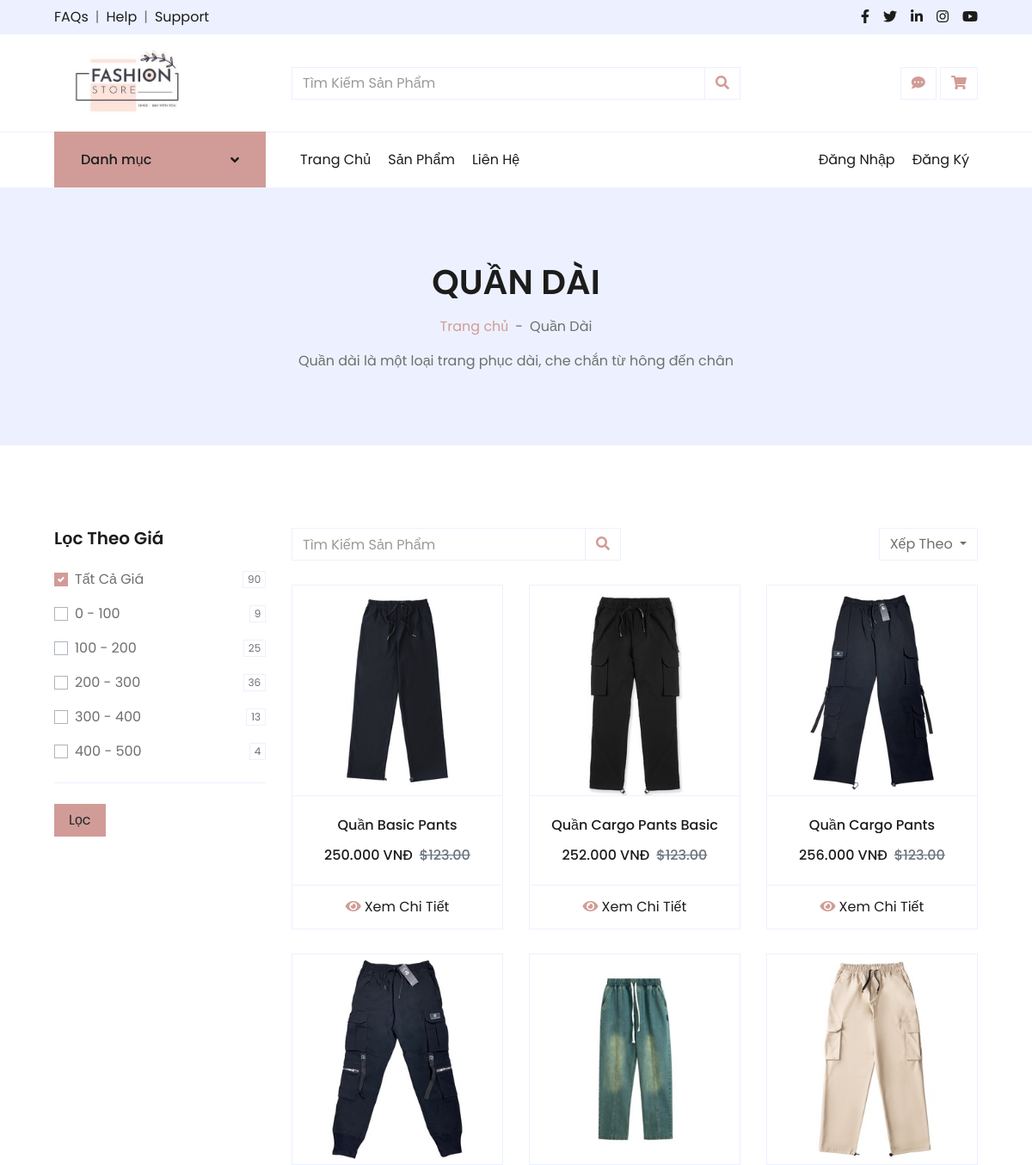
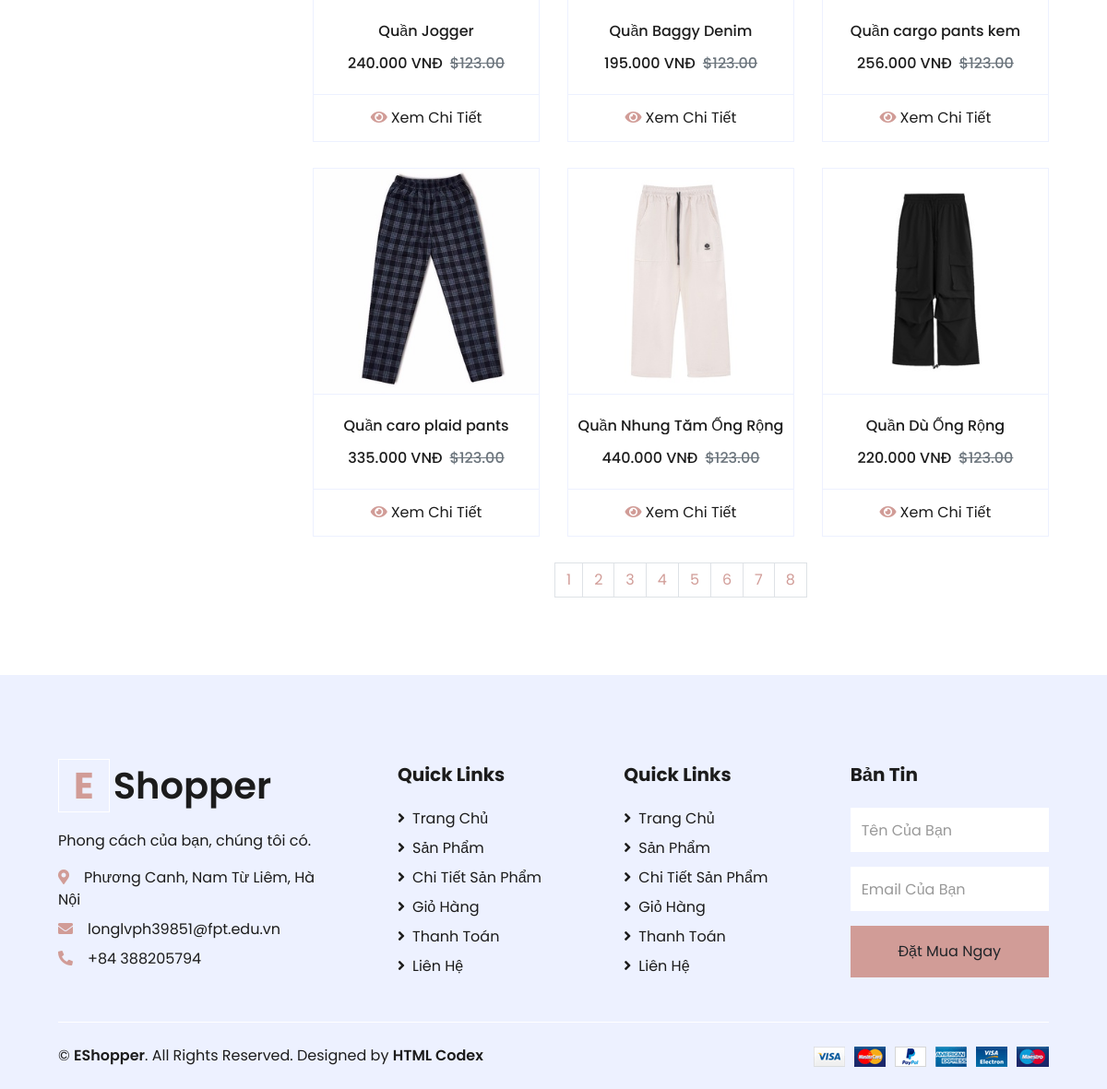
The page /index.php?act=sanpham&iddm=6 on the database its author committed (2 pictures, top to bottom).
### tables this page shows
CREATE TABLE `danhmuc` (
  `id` int(11) NOT NULL,
  `name` varchar(255) NOT NULL,
  `ngaytao` datetime NOT NULL,
  `motadanhmuc` text NOT NULL
);

CREATE TABLE `product` (
  `id` int(11) NOT NULL,
  `name` varchar(255) NOT NULL,
  `des` text DEFAULT NULL,
  `price` decimal(10,2) NOT NULL,
  `quantity` int(11) NOT NULL,
  `img` varchar(255) NOT NULL,
  `ngaytao` datetime NOT NULL,
  `ngaycapnhat` datetime DEFAULT NULL,
  `luotxem` int(11) DEFAULT 0,
  `id_dm` int(11) NOT NULL,
  `id_user` int(11) NOT NULL
);

### model/function.php (called while the page is built, shortened)
<?php
function getdata($a){
    $conn=connectdb();
    $sql= $conn->prepare($a);
    $sql->execute();
    $sql->setFetchMode(PDO::FETCH_ASSOC);
    $kq=$sql->fetchAll();
    return $kq;
 }
?>

### model/sanpham.php (called while the page is built, shortened)
<?php
function loadall_sanpham($page,$kyw,$iddm,$range,$sx) {
    $a = "SELECT * FROM `product` WHERE 1";
    if($iddm>0){
        $a.=" AND `id_dm` = '".$iddm."'";
        $a.=" ORDER BY id desc";
    }
    $limit = 12;
    $offset = ($page - 1) * $limit;
    $a.= " LIMIT $offset, $limit";
    $listsanpham=getdata($a);
    return $listsanpham;
}
function load_ten_dm($iddm) {
    if($iddm>0){
    $dm=getdata("SELECT * FROM `danhmuc` WHERE `id`=".$iddm);
    return $dm;
    }else{
    return "";
}
}
function pagenumbers(){
    $sql= "SELECT COUNT(id) as slsp FROM `product` WHERE 1;";
    return getdata($sql);
}
function countsp1($key){
    $sql= "SELECT COUNT(quantity) as sl FROM `product` ";
    if($key!= ""){
        $sql.= "WHERE price BETWEEN $key AND ".$key+100;
    }
    return getdata($sql);
  }
?>

### view/sanpham.php (the view, shortened to what this page needs)
<div class="container-fluid bg-secondary mb-5">
    <div class="d-flex flex-column align-items-center justify-content-center" style="min-height: 300px">
        <h1 class="font-weight-semi-bold text-uppercase mb-3"><?=($tendm=="") ? "Sản Phẩm" : $tendm[0]['name']?>
        </h1>
        <div class="d-inline-flex">
            <p class="m-0"><a href="">Trang chủ</a></p>
            <p class="m-0 px-2">-</p>
            <p class="m-0"><?=($tendm=="") ? "Sản Phẩm" : $tendm[0]['name']?></p>
        </div>
        <p class="m-0"><?=($tendm=="") ? "" : $tendm[0]['motadanhmuc']?></p>
    </div>
</div>
<div class="container-fluid pt-5">
    <div class="row px-xl-5">
        <div class="col-lg-3 col-md-12">
            <form action="index.php?act=sanpham" method="POST">
                <div class="border-bottom mb-4 pb-4">
                    <h5 class="font-weight-semi-bold mb-4">Lọc Theo Giá</h5>
                    <div
                        class="custom-control custom-checkbox d-flex align-items-center justify-content-between mb-3">
                        <label class="custom-control-label" for="price-all">Tất Cả Giá</label>
                        <span class="badge border font-weight-normal"><?php echo countsp1('')[0]['sl'] ?></span>
                    </div>
                    <div
                        class="custom-control custom-checkbox d-flex align-items-center justify-content-between mb-3">
                        <label class="custom-control-label" for="price-1">0 - 100</label>
                        <span class="badge border font-weight-normal"><?php echo countsp1(0)[0]['sl'] ?></span>
                    </div>
                    <div
                        class="custom-control custom-checkbox d-flex align-items-center justify-content-between mb-3">
                        <label class="custom-control-label" for="price-2">100 - 200</label>
                        <span class="badge border font-weight-normal"><?php echo countsp1(100)[0]['sl'] ?></span>
                    </div>
                    <div
                        class="custom-control custom-checkbox d-flex align-items-center justify-content-between mb-3">
                        <label class="custom-control-label" for="price-3">200 - 300</label>
                        <span class="badge border font-weight-normal"><?php echo countsp1(200)[0]['sl']  ?></span>
                    </div>
                    <div
                        class="custom-control custom-checkbox d-flex align-items-center justify-content-between mb-3">
                        <label class="custom-control-label" for="price-4">300 - 400</label>
                        <span class="badge border font-weight-normal"><?php echo countsp1(300)[0]['sl'] ?></span>
                    </div>
                    <div class="custom-control custom-checkbox d-flex align-items-center justify-content-between">
                        <label class="custom-control-label" for="price-5">400 - 500</label>
                        <span class="badge border font-weight-normal"><?php echo countsp1(400)[0]['sl'] ?></span>
                    </div>
                </div>
                <button type='submit' class="btn btn-primary px-3">Lọc</button>
            </form>
        </div>
        <div class="col-lg-9 col-md-12">
            <div class="row pb-3">
                <div class="col-12 pb-1">
                    <div class="d-flex align-items-center justify-content-between mb-4">
                        <form action="index.php?act=sanpham" method="POST">
                            <div class="input-group">
                                <input type="text" name="kyw" class="form-control" placeholder="Tìm Kiếm Sản Phẩm">
                                <div class="input-group-append">
                                    <button type="submit" style="border: 1px solid #EDF1FF" class="btn"><i
                                            class="fa fa-search" style="color: #D19C97;"></i></button>
                                </div>
                            </div>
                        </form>
                        <div class="dropdown ml-4">
                            <button class="btn border dropdown-toggle" type="button" id="triggerId"
                                data-toggle="dropdown" aria-haspopup="true" aria-expanded="false">
                                Xếp Theo
                            </button>
                        </div>
                    </div>
                </div>
                <?php
                if (isset($_GET["page"]) && $_GET["page"] != "") {
                    $page = $_GET["page"];
                } else $page = 1;
                $dssp=loadall_sanpham($page,$kyw,$iddm,$range,$sx);
         foreach($dssp as $sp){
            extract($sp);
            $linksp="index.php?act=sanphamct&idsp=".$id;
            $integerValue = intval($price);
            echo'<div class="col-lg-4 col-md-6 col-sm-12 pb-1">
            <div class="card product-item border-0 mb-4">
                <div class="card-header product-img position-relative overflow-hidden bg-transparent border p-0">
                    <img class="img-fluid w-100" src="adminduanmau/'.$img.'" alt="">
                </div>
                <div class="card-body border-left border-right text-center p-0 pt-4 pb-3">
                    <h6 class="text-truncate mb-3">'.$name.'</h6>
                    <div class="d-flex justify-content-center">
                        <h6>'.$integerValue.'.000 VNĐ</h6><h6 class="text-muted ml-2"><del>$123.00</del></h6>
                    </div>
                </div>
                <div class="card-footer d-flex justify-content-between bg-light border">
              <a href="'.$linksp.'" class="btn btn btn-block text-dark p-0">
               <i class="fas fa-eye text-primary mr-1"></i>Xem Chi Tiết
              </a>
          </div>
            </div>
        </div>';
        }
      ?>
                <div class="col-12 pb-1">
                    <nav aria-label="Page navigation">
                        <ul class="pagination justify-content-center mb-3">
                            <li class="page-item "><a class="page-link" href="index.php?act=sanpham&page=1">1</a>
                            </li>
                            <?php $number= pagenumbers()[0]['slsp'] / 12;
                            $page = ceil($number);
                            for ($i = 2; $i <= $page; $i++) :  ?>
                            <li class="page-item"><a class="page-link"
                                    href="index.php?act=sanpham&page=<?php echo $i ?>"><?php echo $i ?></a></li>
                            <?php endfor ?>
                        </ul>
                    </nav>
                </div>
            </div>
        </div>
    </div>
</div>

### rows shown on the page
danhmuc: name "QUẦN DÀI", name "Quần Dài", motadanhmuc "Quần dài là một loại trang phục dài, che chắn từ hông đến chân"
product: img (picture), name "Quần Basic Pants", price "250"
product: img (picture), name "Quần Cargo Pants Basic", price "252"
product: img (picture), name "Quần Cargo Pants", price "256"
product: img (picture), name "Quần Jogger", price "240"
product: img (picture), name "Quần Baggy Denim", price "195"
product: img (picture), name "Quần cargo pants kem", price "256"
product: img (picture), name "Quần caro plaid pants", price "335"
product: img (picture), name "Quần Nhung Tăm Ống Rộng", price "440"
product: img (picture), name "Quần Dù Ống Rộng", price "220"

### other values the page prints
countsp1('')[0]['sl'] "90"
countsp1(0)[0]['sl'] "9"
countsp1(100)[0]['sl'] "25"
countsp1(200)[0]['sl'] "36"
countsp1(300)[0]['sl'] "13"
countsp1(400)[0]['sl'] "4"
